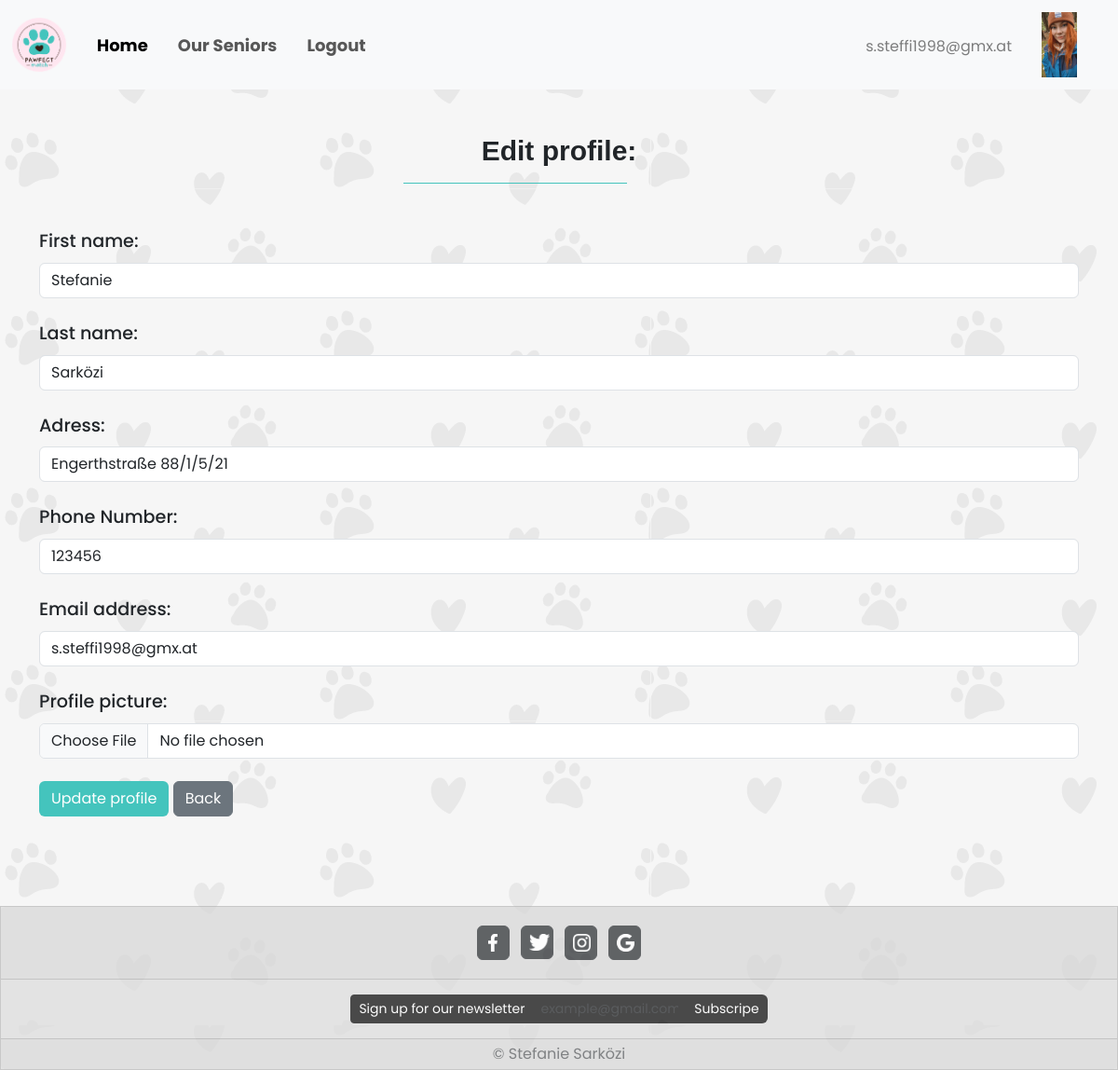
The page /php/update.php?id=1 on the database its author committed.
### tables this page shows
CREATE TABLE `users` (
  `id` int(11) NOT NULL,
  `first_name` varchar(40) NOT NULL,
  `last_name` varchar(40) NOT NULL,
  `password` varchar(255) NOT NULL,
  `address` varchar(80) NOT NULL,
  `phone` int(15) NOT NULL,
  `email` varchar(50) NOT NULL,
  `picture` varchar(100) DEFAULT NULL,
  `status` varchar(4) NOT NULL DEFAULT 'user'
);

### php/update.php (the view, shortened to what this page needs)
<?php
   require_once "db_connect.php";
   $id = $_GET["id"];
   $sql = "SELECT * FROM users WHERE id = $id";
   $result = mysqli_query($connect, $sql);
   $row = mysqli_fetch_assoc($result);
   $backBtn = "home.php";
?>
<!doctype html>
<html lang="en">
    <head>
        <link href="https://cdn.jsdelivr.net/npm/bootstrap@5.3.0/dist/css/bootstrap.min.css" rel="stylesheet">
    </head>
    <body>
    <nav class="navbar navbar-expand-lg bg-body-tertiary" >
        <div class="container-fluid">
            <a class="navbar-brand" href="home.php">
                <img src="../images/logo.png" alt="logo" style="width: 5vw;">
            </a>
            <ul class="navbar-nav me-auto mb-2 mb-lg-0 navText" >
                <li class="nav-item ms-2 me-3">
                    <a class="nav-link active" aria-current="page" href="home.php">Home</a>
                </li>
                <li class="nav-item  me-3">
                    <a class="nav-link" href="senior.php">Our Seniors</a>
                </li>
                <li class="nav-item">
                    <a class="nav-link" href="logout.php?logout">Logout</a >
                </li>
            </ul>
            <a class="navbar-brand" href="update.php?id=<?=$row["id"]?>">
              <span class="text-black-50 fs-6"><?= $row["email"] ?></span>
            </a>
            <a class="navbar-brand" href="update.php?id=<?=$row["id"]?>">
                <img src="../images/<?= $row["picture"] ?>" class="object-fit-contain" alt="user pic" width="70" height="70">
            </a>
        </div>
    </nav>
        <div class="container mt-5 mb-5">
            <div class="text-center mb-5">
                <h1  id="welcome">Edit profile: </h1>
                <hr class="MLLine" id="upLine" style="width:20vw;">
            </div>
            <form method="post" autocomplete="off" enctype="multipart/form-data">
                <div class="mb-4 mt-5" >
                    <label for="first_name" class="form-label"> First name:</label>
                    <input type="text" class="form-control" id="first_name" name="first_name" placeholder="First name" value="<?= $row["first_name"] ?>">
                </div>
                <div class="mb-4">
                    <label for="last_name" class="form-label">Last name:</label>
                    <input type="text" class="form-control"   id="last_name" name="last_name" placeholder="Last name" value="<?= $row["last_name"] ?> ">
                </div>
                <div class="mb-4">
                    <label for="address" class="form-label">Adress:</label>
                    <input type="text" class="form-control" id="address" name="address" value="<?= $row["address"] ?>">
                </div>
                <div class="mb-4">
                    <label for="phone" class="form-label">Phone Number:</label>
                    <input type="text" class="form-control" id="phone" name="phone" value="<?= $row["phone"] ?>">
                </div>
                <div class="mb-4">
                    <label for="email" class="form-label">Email address:</label>
                    <input type="email" class="form-control" id="email" name="email" placeholder="Email address" value="<?= $row["email"] ?> ">
                </div>
                <div class="mb-4">
                    <label for="picture" class="form-label">Profile picture:</label>
                    <input type="file" class="form-control" id="picture" name="picture">
                </div>
                <button name="update" type="submit" class="btn text-white mb-5" id="upBtn" >Update profile</button>
                <a href="<?= $backBtn ?>" class="btn btn-secondary mb-5">Back</a>
            </form>
        </div>
        <footer class="mt-5">
        <div class="card text-center" id="foBg">
            <div class="card-header p-3">
                <a class="btn btn-dark p-1 m-1" style="width: 3%;" href="#" role="button"><img src="../images/Facebook.png" width="40%" class="m-1"></a>
                <a class="btn btn-dark p-1 m-1" style="width: 3%;" href="#" role="button"><img src="../images/twitter.png" width="90%" class="m-1"></a>
                <a class="btn btn-dark p-1 m-1" style="width: 3%;" href="#" role="button"><img src="../images/instagram.png" width="75%"  class="m-1"></a>
                <a class="btn btn-dark p-1 m-1" style="width: 3%;" href="#" role="button"><img src="../images/google.png" width="75%"  class="m-1"></a>
            </div>
            <span class="card-body input-group input-group-sm  mx-auto p-3" style="width: 40%;" >
                <span class="input-group-text bg-black border-black text-white">Sign up for our newsletter</span>
                <input type="text" name="email" autocomplete="email" class="form-control bg-black border-black" placeholder="example@gmail.com">
                <button class=" btn rounded-end bg-black text-white" type="button" id="button-addon1"> Subscripe</button>
            </span>
            <div class="card-footer text-body-secondary p-1">
                &copy; Stefanie Sarközi
            </div>
        </div>
    </footer>
    </body>
</html>

### css/update.css (style rules this page uses)
#upBtn { background-color: #44c4bd; }
label { font-weight:500; font-size: larger; }
#upLine { margin-left: 35%; }

### css/home.css (style rules this page uses)
* { font-family: 'Poppins', sans-serif; }
body { min-height: 100vh; background-image:url(../images/bg.png); background-size:auto; }
.navbar { font-size: 1.5vw; }
.navText { font-weight: 700; font-style: normal; }
#welcome { font-family: "marvin-round", sans-serif; font-weight: 600; font-style: normal; font-size: 2.5vw; }
#foBg { background-color: gainsboro; opacity: 70%; border-radius: 0%; width: 100%; }
.MLLine { margin-left: 40%; color: #44c4bd; opacity: 100%; }
#upLine { margin-left: 35%; }
#upBtn { background-color: #44c4bd; }

### rows shown on the page
users: email "s.steffi1998@gmx.at", picture (picture), first_name "Stefanie", last_name "Sarközi", address "Engerthstraße 88/1/5/21", phone "123456"
